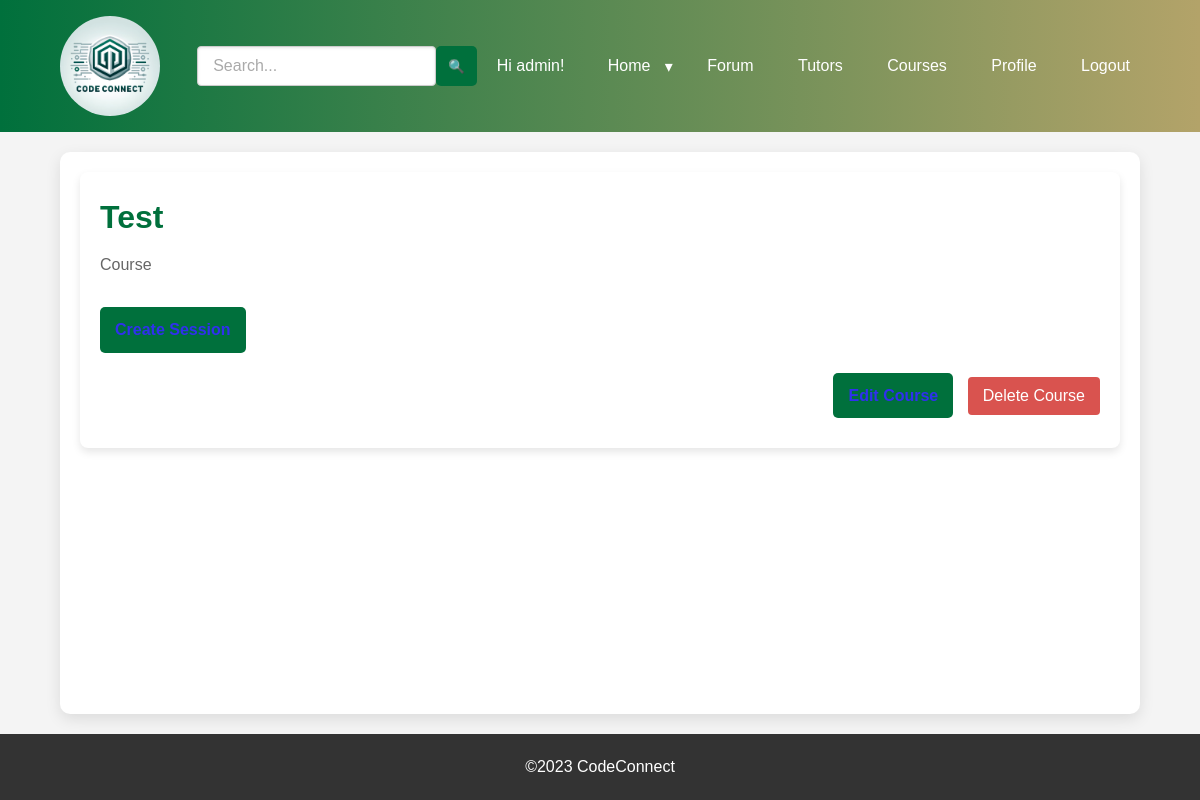
The app's page /courses/course_detail/1 (signed in) with its own data.
### app/models.py (models this page shows, shortened)
class User(UserMixin, db.Model):
    id = db.Column(db.Integer, primary_key=True)
    username = db.Column(db.String(64), index=True, unique=True)
    email = db.Column(db.String(120), index=True, unique=True)
    password_hash = db.Column(db.String(128))
    description = db.Column(db.Text, default='')
    profile = db.relationship('Profile', back_populates='user', uselist=False)
    events = db.relationship('Event', back_populates='organizer', lazy='dynamic')
    posts = db.relationship('ForumPost', back_populates='author', lazy='dynamic')
    comments = db.relationship('Comment', back_populates='commenter', lazy='dynamic')
    is_tutor = db.Column(db.Boolean, default=False)  # Indicates if the user is available for tutoring
    sessions = db.relationship('TutoringSession', back_populates='tutor', lazy='dynamic')
    courses = db.relationship('Course', secondary=tutors_courses, back_populates='tutors')
    forums = db.relationship('Forum', back_populates='user', lazy='dynamic')

class Course(db.Model):
    id = db.Column(db.Integer, primary_key=True)
    name = db.Column(db.String(100))
    description = db.Column(db.Text)
    creator_id = db.Column(db.Integer, db.ForeignKey('user.id'))
    sessions = db.relationship('TutoringSession', back_populates='course', lazy='dynamic')
    tutors = db.relationship('User', secondary=tutors_courses, back_populates='courses')
    forums = db.relationship('Forum', secondary=courses_forums, back_populates='courses')

### app/courses/routes.py (the view)
@courses.route('/course_detail/<int:course_id>')
def course_detail(course_id):
    course = Course.query.get_or_404(course_id)
    return render_template('courses/course_detail.html', course=course)

### app/__init__.py (called while the page is built)
@login_manager.user_loader
def load_user(user_id):
    return models.User.query.get(int(user_id))

### app/courses/templates/courses/course_detail.html (shortened to what this page needs)
{% extends 'base.html' %}
{% block content %}
<main class="container">
    <div class="course-detail-container">
        <h1 class="course-title">{{ course.name }}</h1>
        <p class="course-description">{{ course.description }}</p>
        {% if current_user.is_authenticated and current_user in course.tutors %}
            <a href="{{ url_for('tutoring.create_session', course_id=course.id) }}" class="create-session-button">Create Session</a>
        {% endif %}
        {% if current_user.is_authenticated and current_user.id == course.creator_id %}
            <div class="text-right">
                <a href="{{ url_for('courses.edit_course', course_id=course.id) }}" class="edit-course-button">Edit Course</a>
                <form action="{{ url_for('courses.delete_course', course_id=course.id) }}" method="post" class="inline-form">
                    <input type="submit" value="Delete Course" class="delete-button" onclick="return confirm('Are you sure you want to delete this course?');">
                </form>
            </div>
        {% endif %}
    </div>
</main>
{% endblock %}

### app/templates/base.html (shortened to what this page needs)
<!DOCTYPE html>
<html lang="en">
<head>
    <link rel="stylesheet" href="{{ url_for('static', filename='css/styles.css') }}">
</head>
<body>
    <header>
        <nav class="navbar">
            <div class="nav-container">
                <div class="logo-container">
                    <img src="{{ url_for('static', filename='img/CompanyLogo.png') }}" class="logo" alt="Company Logo">
                </div>
                <div class="search-container">
                    <form action="{{ url_for('main.search_results') }}" method="GET" class="search-form">
                        <input type="text" placeholder="Search..." name="query" id="search-input" list="search-results-list" class="search-input">
                        <button type="submit" class="search-button">&#128269;</button>
                    </form>
                </div>
                <ul class="nav-links">
                    {% if current_user.is_authenticated %}
                        <li style="float: left;">Hi {{ current_user.username }}!&nbsp &nbsp</li>
                    {% endif %}
                    <li class="dropdown">
                        <a href="{{ url_for('main.index') }}">Home</a>
                        <button class="dropdown-toggle">&#9662;</button>
                    </li>
                    <li>
                        <a href="{{ url_for('forum.forum_home') }}">Forum</a>
                    </li>
                    <li>
                        <a href="{{ url_for('tutoring.list_tutors') }}">Tutors</a>
                    </li>
                    <li>
                        <a href="{{ url_for('courses.list_courses') }}">Courses</a>
                    </li>
                    {% if current_user.is_authenticated %}
                        <li>
                            <a href="{{ url_for('user.user_profile', user_id=current_user.id) }}">Profile</a>
                        </li>
                        <li>
                            <a href="{{ url_for('auth.logout') }}">Logout</a>
                        </li>
                    {% else %}
                        <li>
                            <a href="{{ url_for('auth.login') }}">Login</a>
                        </li>
                    {% endif %}
                </ul>
            </div>
        </nav>
    </header>
    {% block content %}{% endblock %}
    <footer>
        <p>&copy;2023 CodeConnect</p>
    </footer>
</body>
</html>

### app/static/css/styles.css (style rules this page uses)
* { margin:0; padding:0; box-sizing:border-box }
html,body { height:100%; font-family:'Arial',sans-serif }
body { display:flex; flex-direction:column; line-height:1.6; color:#333; background:#f4f4f4 }
a { color:#fff; text-decoration:none }
.navbar { background:linear-gradient(to right,#00703C,#B3A369); color:#fff; padding:1rem 0; position:sticky; top:0; z-index:1000 }
.nav-container { z-index:1000; display:flex; justify-content:space-between; align-items:center; width:90%; max-width:1100px; margin:auto; overflow:hidden }
.container { width:90%; max-width:1100px; margin:auto; overflow:hidden; flex:1; margin-top:20px; margin-bottom:20px }
.logo { float:left; font-size:1.5rem; font-weight:700 }
.nav-links { float:right; list-style:none }
.nav-links li { display:inline; margin-left:20px; position:relative }
.nav-links a { color:#fff; text-decoration:none; padding:5px 10px; border-radius:5px; transition:background-color .3s; position:relative }
.nav-links a::after { content:''; position:absolute; bottom:-5px; left:0; width:0; height:2px; background-color:#fff; transition:width .3s }
main { padding:20px; background:#fff; border-radius:10px; box-shadow:0 5px 15px rgba(0,0,0,0.1); flex:1 }
footer { text-align:center; padding:20px 0; background:#333; color:#fff }
.logo { width:100px; height:100px; object-fit:cover; border-radius:50% }
.logo-container { flex-grow:1; text-align:left }
.container a { text-decoration:none; color:#3030ee; font-weight:700; transition:color .3s ease-in-out }
.nav-links .dropdown { position:relative }
.nav-container,.navbar,.dropdown { overflow:visible }
.dropdown-toggle { color:#fff; background:none; border:none; cursor:pointer; display:inline-block; vertical-align:middle; font-size:1rem; padding:0 }
input[type="text"],input[type="password"] { width:100%; padding:10px 15px; margin:8px 0; display:inline-block; border:1px solid #ccc; box-shadow:inset 0 1px 3px rgba(0,0,0,0.1); border-radius:4px; box-sizing:border-box; font-size:16px }
.delete-button { background-color:#d9534f; color:#fff; padding:10px 15px; border:none; border-radius:4px; cursor:pointer; font-size:1em; margin-top:10px; transition:background-color .3s ease }
.text-right { text-align:right }
.edit-course-button,.create-session-button { background-color:#00703C; color:#fff; padding:10px 15px; margin:10px 0; border:none; border-radius:5px; cursor:pointer; transition:background-color .3s ease; text-decoration:none; display:inline-block }
.course-detail-container { background:#fff; padding:20px; border-radius:8px; box-shadow:0 4px 8px rgba(0,0,0,0.1); margin-bottom:20px }
.course-title { color:#00703C; margin-bottom:10px }
.course-description { color:#666; line-height:1.5; margin-bottom:20px }
.inline-form { display:inline-block; margin-left:10px }
.search-container { display: flex; align-items: center; }
.search-form { display: flex; align-items: center; }
.search-input { flex-grow: 1; margin-right: 10px; border: 1px solid #ccc; border-radius: 5px; padding: 8px; height: 40px; }
.search-button { background-color: #00703C; color: white; border: none; border-radius: 5px; padding: 8px 12px; cursor: pointer; height: 40px; }

### records on screen
User: username "admin"
Course: name "Test", description "Course"
